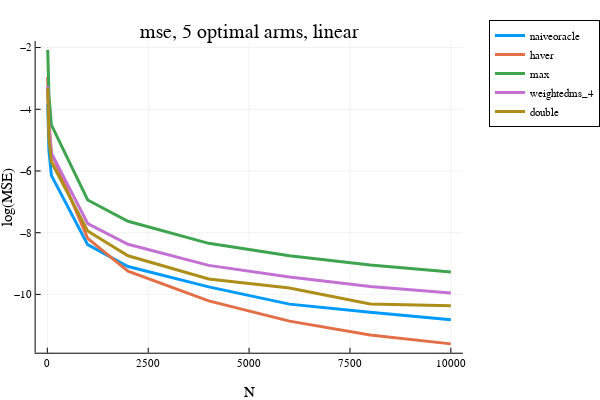

Notebook source saved alongside this figure:
### Markdown cell above
### Multi-best Linear

### Code cell
"""
trying to run bandits and see the performance of the estimator.

"""

using Infiltrator
using ProgressMeter
using Plots
plotly()

include("./KjBandits.jl")
include("./KjFunctions.jl")


opt = (
    σ² = (1.0/2)^2, 
    dataseed = 313, #123
    algoseed = 789,
    n_trials = 200, #50, #1000, #200
    N_ary = [10, 20, 40, 100, 1000, 2000, 4000, 6000, 8000, 10000], 
    algo_name = "uniform", # "ucb", # "ucb", "sr", "uniform"
    problem_name = "multi_best_poly", #"equal", "allbest", #"linear_K20" #"linear", "linear_K2_custom", "linear_K2"
    K = 512,
    num_optimals = 20,
    degree = 1.0,
    Delta = nothing,
    gap_splits = nothing,
)
#estimator_names = ["haver", "naiveoracle", "avg", "max", "weighted_100", "weightedms_4", ]
estimator_names = ["naiveoracle", "haver", "avg", "max", "weightedms_4", "double"]
@show estimator_names
@show opt

hatvalues = zeros(opt.n_trials, length(opt.N_ary), length(estimator_names))
global estimators
global i_t_ary
rng_data = MersenneTwister(opt.dataseed)
rng_algo = MersenneTwister(opt.algoseed) 
rng_algo2 = MersenneTwister(opt.algoseed*31 + 1)
algo = []
problem = []
@showprogress for i_try = 1:opt.n_trials
#    global algo, problem
    myseed = rand(rng_data, UInt32)

    for i_N in eachindex(opt.N_ary)
        global problem, algo
        N = opt.N_ary[i_N]

        problem = problem_factory(
            opt.problem_name, opt.σ²,  myseed, 
            K=opt.K, num_optimals=opt.num_optimals, 
            degree=opt.degree, Delta=opt.Delta, gap_splits=opt.gap_splits)

        algo = algo_factory(opt.algo_name, problem, rand(rng_algo, UInt32))

        myseed2 = rand(rng_algo2, UInt32)
        estimators = [ estimator_factory(name, opt.σ², problem.μ, myseed2) for name in estimator_names]
    
        data = zeros(opt.K, N)
        for i in 1:opt.K
            algo.n_pulls[i] = N
            rewards = problem.μ[i] .+ sqrt(problem.σ²)*randn(problem.rngs[i], N) 
            algo.sum_rewards[i] = sum(rewards) 
            data[i,:] .= rewards
        end 
        
        for i_est in 1:length(estimators)-1
            hatvalues[i_try, i_N, i_est] = estimate_value(estimators[i_est], algo)
        end
        hatvalues[i_try, i_N, end] = estimate_value(estimators[end], data)
        
        @assert maximum(problem.μ) == 0.0
    end
    #- compute the bias and the MSE
end
bias = meansqueeze(hatvalues, 1) # n_alphas x n_estimators
mse = meansqueeze(hatvalues .^ 2, 1)
mae = meansqueeze(abs.(hatvalues), 1)

x = opt.N_ary
i = 1; plot(x, log.(mse[:,i]), label=estimator_names[i], linewidth=3)
i = 2; plot!(x, log.(mse[:,i]), label=estimator_names[i], linewidth=3)
# i = 3; plot!(x, log.(mse[:,i]), label=estimator_names[i], linewidth=3) 
i = 4; plot!(x, log.(mse[:,i]), label=estimator_names[i], linewidth=3)
i = 5; plot!(x, log.(mse[:,i]), label=estimator_names[i], linewidth=3)
i = 6; plot!(x, log.(mse[:,i]), label=estimator_names[i], linewidth=3)
plot!(xlabel="N", ylabel="log(MSE)", legend=:outertopright)  
title!("mse, 20/512 optimal arms, linear")

### Figure 1 — Plotly figure (JSON) as saved in the notebook; plotly's stock layout.template omitted (floating-point values rounded to 4 significant figures)
{"data": [{"colorbar": {"title": {"text": ""}}, "legendgroup": "naiveoracle", "line": {"color": "rgba(0, 154, 250, 1.000)", "dash": "solid", "shape": "linear", "width": 3}, "mode": "lines", "name": "naiveoracle", "showlegend": true, "type": "scatter", "x": [10, 20, 40, 100, 1000, 2000, 4000, 6000, 8000, 10000], "xaxis": "x", "y": [-3.827, -4.646, -5.324, -6.143, -8.386, -9.096, -9.755, -10.31, -10.58, -10.82], "yaxis": "y", "zmax": null, "zmin": null}, {"colorbar": {"title": {"text": ""}}, "legendgroup": "haver", "line": {"color": "rgba(227, 111, 71, 1.000)", "dash": "solid", "shape": "linear", "width": 3}, "mode": "lines", "name": "haver", "showlegend": true, "type": "scatter", "x": [10, 20, 40, 100, 1000, 2000, 4000, 6000, 8000, 10000], "xaxis": "x", "y": [-2.949, -3.639, -4.393, -5.416, -8.182, -9.248, -10.21, -10.87, -11.31, -11.6], "yaxis": "y", "zmax": null, "zmin": null}, {"colorbar": {"title": {"text": ""}}, "legendgroup": "max", "line": {"color": "rgba(62, 164, 78, 1.000)", "dash": "solid", "shape": "linear", "width": 3}, "mode": "lines", "name": "max", "showlegend": true, "type": "scatter", "x": [10, 20, 40, 100, 1000, 2000, 4000, 6000, 8000, 10000], "xaxis": "x", "y": [-2.074, -2.835, -3.543, -4.507, -6.939, -7.63, -8.345, -8.749, -9.049, -9.276], "yaxis": "y", "zmax": null, "zmin": null}, {"colorbar": {"title": {"text": ""}}, "legendgroup": "weightedms_4", "line": {"color": "rgba(195, 113, 210, 1.000)", "dash": "solid", "shape": "linear", "width": 3}, "mode": "lines", "name": "weightedms_4", "showlegend": true, "type": "scatter", "x": [10, 20, 40, 100, 1000, 2000, 4000, 6000, 8000, 10000], "xaxis": "x", "y": [-3.256, -3.954, -4.551, -5.421, -7.704, -8.373, -9.059, -9.438, -9.747, -9.954], "yaxis": "y", "zmax": null, "zmin": null}, {"colorbar": {"title": {"text": ""}}, "legendgroup": "double", "line": {"color": "rgba(172, 142, 24, 1.000)", "dash": "solid", "shape": "linear", "width": 3}, "mode": "lines", "name": "double", "showlegend": true, "type": "scatter", "x": [10, 20, 40, 100, 1000, 2000, 4000, 6000, 8000, 10000], "xaxis": "x", "y": [-3.317, -4.287, -4.954, -5.709, -7.944, -8.748, -9.501, -9.793, -10.31, -10.37], "yaxis": "y", "zmax": null, "zmin": null}], "layout": {"annotations": [{"font": {"color": "rgba(0, 0, 0, 1)", "family": "sans-serif", "size": 20}, "rotation": 0, "showarrow": false, "text": "mse, 5 optimal arms, linear", "x": 0.535, "xanchor": "center", "xref": "paper", "y": 1, "yanchor": "top", "yref": "paper"}], "height": 400, "legend": {"bgcolor": "rgba(255, 255, 255, 1.000)", "bordercolor": "rgba(0, 0, 0, 1)", "borderwidth": 1, "font": {"color": "rgba(0, 0, 0, 1)", "family": "sans-serif", "size": 11}, "title": {"font": {"color": "rgba(0, 0, 0, 1)", "family": "sans-serif", "size": 15}, "text": ""}, "tracegroupgap": 0, "traceorder": "normal", "x": 1.05, "xanchor": "upper", "y": 1, "yanchor": "right"}, "margin": {"b": 20, "l": 0, "r": 0, "t": 20}, "paper_bgcolor": "rgba(255, 255, 255, 1.000)", "plot_bgcolor": "rgba(255, 255, 255, 1.000)", "showlegend": true, "width": 600, "xaxis": {"anchor": "y", "domain": [0.07647, 0.9934], "gridcolor": "rgba(0, 0, 0, 0.1)", "gridwidth": 0.5, "linecolor": "rgba(0, 0, 0, 1)", "mirror": false, "range": [-289.7, 10300.0], "showgrid": true, "showline": true, "showticklabels": true, "tickangle": 0, "tickcolor": "rgb(0, 0, 0)", "tickfont": {"color": "rgba(0, 0, 0, 1)", "family": "sans-serif", "size": 11}, "tickmode": "array", "ticks": "inside", "ticktext": ["0", "2500", "5000", "7500", "10000"], "tickvals": [0, 2500, 5000, 7500, 10000], "title": {"font": {"color": "rgba(0, 0, 0, 1)", "family": "sans-serif", "size": 15}, "text": "N"}, "type": "linear", "visible": true, "zeroline": false, "zerolinecolor": "rgba(0, 0, 0, 1)"}, "yaxis": {"anchor": "x", "domain": [0.07581, 0.9415], "gridcolor": "rgba(0, 0, 0, 0.1)", "gridwidth": 0.5, "linecolor": "rgba(0, 0, 0, 1)", "mirror": false, "range": [-11.89, -1.789], "showgrid": true, "showline": true, "showticklabels": true, "tickangle": 0, "tickcolor": "rgb(0, 0, 0)", "tickfont": {"color": "rgba(0, 0, 0, 1)", "family": "sans-serif", "size": 11}, "tickmode": "array", "ticks": "inside", "ticktext": ["−10", "−8", "−6", "−4", "−2"], "tickvals": [-10, -8, -6, -4, -2], "title": {"font": {"color": "rgba(0, 0, 0, 1)", "family": "sans-serif", "size": 15}, "text": "log(MSE)"}, "type": "linear", "visible": true, "zeroline": false, "zerolinecolor": "rgba(0, 0, 0, 1)"}}}
